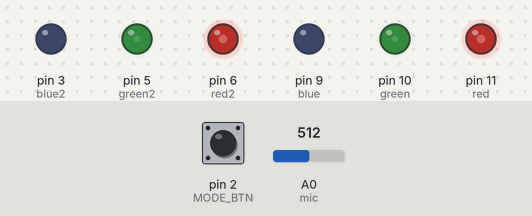
The sketch below on a simulated Arduino Uno, built with avr-gcc and run on an emulated ATmega328P. Shown: output pins drawn as LEDs (lit = HIGH). The inputs (shaded band) are chosen by the test bench; at power-on: pin 2 (MODE_BTN) HIGH, A0 (mic) = 512. Random numbers use the default seed unless the sketch sets one.

Above: at 1.2 s.
1.3 s: pin 2 (MODE_BTN) pulled LOW for 0.15 s
At 3.81 s:
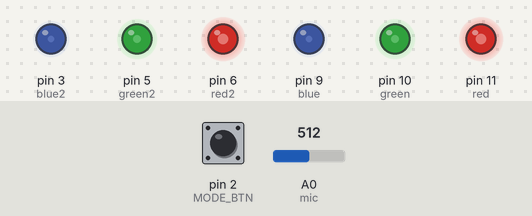
At 6.21 s:
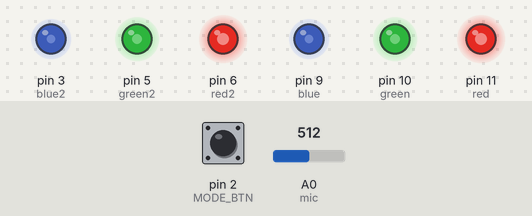
10.3 s: pin 2 (MODE_BTN) pulled LOW for 1 s
At 10.47 s:
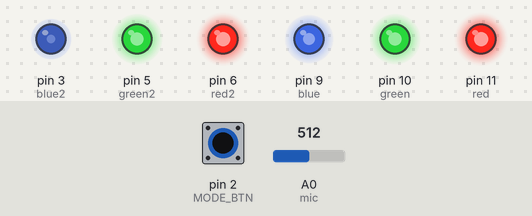
13.3 s: pin 2 (MODE_BTN) pulled LOW for 0.15 s
Timing chart, 0 to 16.3 s (numbered marks = the images above; inputs shaded):
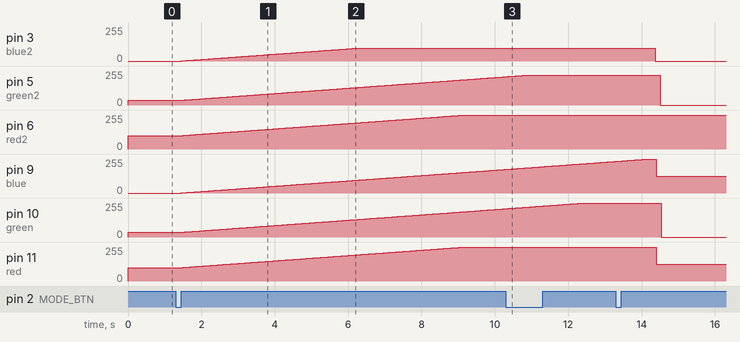

The sketch:

light_cloud.ino
```cpp
#include <EasyButton.h>
#define MODE_BTN 2
/* This sketch is made by zimmermannard */

const int red = 11; /* connected to PWM pin 11 */

const int green = 10; /* connected to PWM pin 10 */

const int blue = 9; /* connected to PWM pin 9 */

const int red2 = 6;
const int green2 = 5;
const int blue2 = 3;

const int mic = 0;
unsigned int sample;


int r = 0; /* red led value is temporally 255 and it will be the first led to light up */
int b = 0; /* blue led value is temporally 0 */
int g = 0; /* green led value is temporally 0 */

int r2 = 0; /* red led value is temporally 255 and it will be the first led to light up */
int b2 = 0; /* blue led value is temporally 0 */
int g2 = 0; /* green led value is temporally 0 */

uint8_t mode = 0;

int ptr = 0;

int startMillis = 50; /* "t" (time) 1000 milliseconds, feel free to change it */

EasyButton button(MODE_BTN);

unsigned int getSoundLevel() {
   unsigned long startMillis= millis();  // Start of sample window
   unsigned int peakToPeak = 0;   // peak-to-peak level

   unsigned int signalMax = 0;
   unsigned int signalMin = 1024;
   int sampleWindow = 50;

   // collect data for 50 mS
   while (millis() - startMillis < sampleWindow)
   {
      sample = analogRead(mic);
      if (sample < 1024)  // toss out spurious readings
      {
         if (sample > signalMax)
         {
            signalMax = sample;  // save just the max levels
         }
         else if (sample < signalMin)
         {
            signalMin = sample;  // save just the min levels
         }
      }
   }
   peakToPeak = signalMax - signalMin;  // max - min = peak-peak amplitude

   if (peakToPeak > 255) {
      peakToPeak = 255;
   }
   return peakToPeak;

}

void cycleMode() {
  mode++;
  if(mode > 3) {
    mode = 0;
  }
}
void setup() {/* no setup */
  r = 0;
  g = 0;
  b = 0;
  r2 = 0;
  g2 = 0;
  b2 = 0;
  button.begin();
  button.onPressed(cycleMode);
}

void tempSetRGB(int led, int rx, int gx, int bx) {
  if( led == 0 ) {
    analogWrite(red, rx);
    analogWrite(green, gx);
    analogWrite(blue, bx);
  } else if ( led == 1 ) {
    analogWrite(red2, rx);
    analogWrite(green2, gx);
    analogWrite(blue2, bx);
  }
}

void setRGB() {
  analogWrite(red, r);
  analogWrite(green, g);
  analogWrite(blue, b);
  analogWrite(red2, r2);
  analogWrite(green2, g2);
  analogWrite(blue2, b2);
}

void setRGB(int led, int rx, int gx, int bx) {
  if( led == 0 ) {
    r = rx;
    g = gx;
    b = bx;
    analogWrite(red, r);
    analogWrite(green, g);
    analogWrite(blue, b);
  } else if ( led == 1 ) {
    r2 = rx;
    g2 = gx;
    b2 = bx;
    analogWrite(red2, r2);
    analogWrite(green2, g2);
    analogWrite(blue2, b2);
  }
}

void lightning() {
    int whichled;
    int typeofstrike = random(1,5);

    if(typeofstrike == 1) {
      if(random(0,2) == 0) {
        tempSetRGB(0, 150,150,150);
        delay(random(100,300));
        tempSetRGB(1, 255,255,255);
        delay(random(100,400));
      } else {
        tempSetRGB(1, 150,150,150);
        delay(random(100,300));
        tempSetRGB(0, 255,255,255);
        delay(random(100,400));
      }
    } else {
      int strikes = random(1,5);
      for(int i=0; i<strikes; i++) {
        whichled = random(0,2);
        tempSetRGB(whichled, 255,255,255);
        delay(20);
        tempSetRGB(whichled,r,g,b);
        delay(random(50,300));
      }
    }


}

void fadeColor(int red, int green, int blue, int red2, int green2, int blue2, int del) {
  while ( r != red || g != green || b != blue || r2 != red2 || g2 != green2 || b2 != blue2) {
    // because i'm too lazy to redo this in non-delay stuff
    button.read();
    if ( r < red ) r += 1;
    if ( r > red ) r -= 1;

    if ( g < green ) g += 1;
    if ( g > green ) g -= 1;

    if ( b < blue ) b += 1;
    if ( b > blue ) b -= 1;

    if ( r2 < red2 ) r2 += 1;
    if ( r2 > red2 ) r2 -= 1;

    if ( g2 < green2 ) g2 += 1;
    if ( g2 > green2 ) g2 -= 1;

    if ( b2 < blue2 ) b2 += 1;
    if ( b2 > blue2 ) b2 -= 1;


    setRGB();
    delay(del);
  }
}


void loop() {
  button.read();

  if (mode == 0 ) {
    //night light
    setRGB(0, 100, 35, 0);
    setRGB(1, 100, 35, 0);
  } else if(mode == 1) {
    // sunset
    fadeColor(
      255, 255, 255,
      255, 223, 96,
      50
    );

    if(mode !=1) {
      return;
    }
    fadeColor(
      255, 223, 96,
      249, 137, 67,
      50
    );
    if(mode !=1) {
      return;
    }
    fadeColor(
      249, 137, 67,
      250, 69, 66,
      50
    );
    if(mode !=1) {
      return;
    }
    fadeColor(
      250, 69, 66,
      58, 45, 77,
      50
    );
    if(mode !=1) {
      return;
    }
    fadeColor(
      58, 45, 77,
      17, 29, 64,
      50
    );
    if(mode !=1) {
      return;
    }
    fadeColor(
      17, 29, 64,
      9, 18, 44,
      50
    );
    if(mode !=1) {
      return;
    }
    fadeColor(
      9, 18, 44,
      0,0,0,
      50
    );
    if(mode !=1) {
      return;
    }
    fadeColor(
      0,0,0,
      0,0,0,
      200
    );
    if(mode !=1) {
      return;
    }
    mode++;
  } else if (mode == 2) {
    // storm
    setRGB(0, 20, 0, 200);
    setRGB(1, 20, 0, 200);
    if(getSoundLevel() > 100) {
      lightning();
    }
  } else if (mode == 3) {
    // interactive rainbow
    if(getSoundLevel() > 100) {
      ptr++;
    }

    ptr = ptr % 6;

    switch(ptr) {
      case 0:
        fadeColor(
          127,0,127,
          255,0,0,
          1
        );
        break;
      case 1:
        fadeColor(
          255,0,0,
          127,127,0,
          1
        );
        break;
      case 2:
        fadeColor(
          127,127,0,
          0,200,0,
          1
        );
        break;
      case 3:
        fadeColor(
          0,200,0,
          0,127,127,
          1
        );
        break;
      case 4:
        fadeColor(
          0,127,127,
          0,0,255,
          1
        );
        break;
      case 5:
        fadeColor(
          0,0,255,
          127,0,127,
          1
        );
        break;
    }
  }
}
```

Measured:
- after the input at 1.3 s, pin 3 (blue2): moves from 0/255 to 96/255 over 4.8 s, starting after 0.15 s; pin 5 (green2): moves from 35/255 to 212/255 over 8.8 s, starting after 0.15 s
